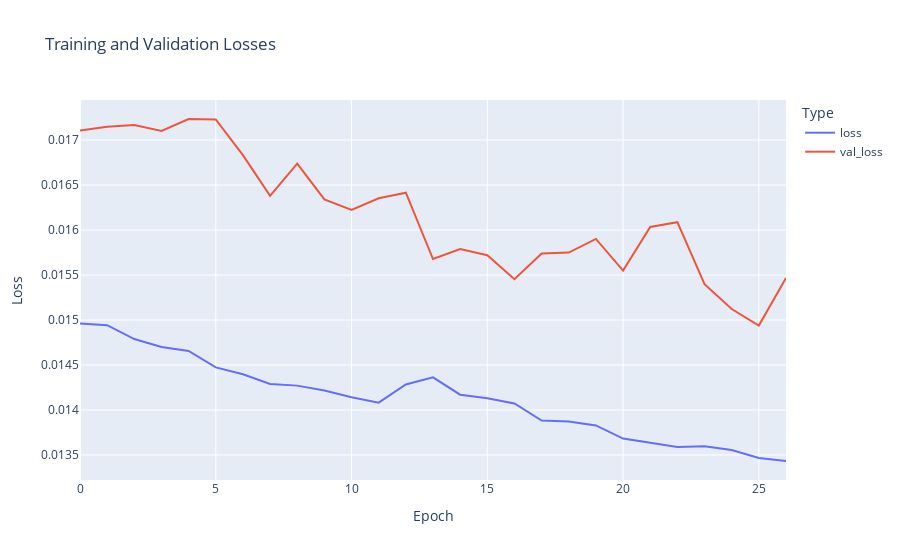

Notebook source saved alongside this figure:
### Code cell
history = model.fit(X_train, y_train, epochs=27, batch_size=72, validation_data=(X_test, y_test), 
                    callbacks=[EarlyStopping(monitor='val_loss', patience=10)], verbose=0, shuffle=False)

fig = px.line(history.history, y=['loss', 'val_loss'], 
              labels={'value':'Loss', 'variable':'Type', 'index':'Epoch'},
              title='Training and Validation Losses')
fig.update_xaxes(title='Epoch')
fig.update_yaxes(title='Loss')
fig.show()

### Figure 1 — Plotly figure (JSON) as saved in the notebook; plotly's stock layout.template omitted (floating-point values rounded to 4 significant figures)
{"data": [{"hovertemplate": "Type=loss<br>Epoch=%{x}<br>Loss=%{y}<extra></extra>", "legendgroup": "loss", "line": {"color": "#636efa", "dash": "solid"}, "marker": {"symbol": "circle"}, "mode": "lines", "name": "loss", "orientation": "v", "showlegend": true, "type": "scatter", "x": [0, 1, 2, 3, 4, 5, 6, 7, 8, 9, 10, 11, 12, 13, 14, 15, 16, 17, 18, 19, 20, 21, 22, 23, 24, 25, 26], "xaxis": "x", "y": [0.01496, 0.01494, 0.01479, 0.0147, 0.01466, 0.01447, 0.0144, 0.01429, 0.01427, 0.01422, 0.01414, 0.01408, 0.01428, 0.01436, 0.01417, 0.01413, 0.01407, 0.01388, 0.01387, 0.01383, 0.01368, 0.01364, 0.01359, 0.0136, 0.01355, 0.01347, 0.01343], "yaxis": "y"}, {"hovertemplate": "Type=val_loss<br>Epoch=%{x}<br>Loss=%{y}<extra></extra>", "legendgroup": "val_loss", "line": {"color": "#EF553B", "dash": "solid"}, "marker": {"symbol": "circle"}, "mode": "lines", "name": "val_loss", "orientation": "v", "showlegend": true, "type": "scatter", "x": [0, 1, 2, 3, 4, 5, 6, 7, 8, 9, 10, 11, 12, 13, 14, 15, 16, 17, 18, 19, 20, 21, 22, 23, 24, 25, 26], "xaxis": "x", "y": [0.01711, 0.01715, 0.01717, 0.0171, 0.01723, 0.01723, 0.01683, 0.01638, 0.01674, 0.01634, 0.01622, 0.01635, 0.01642, 0.01568, 0.01579, 0.01572, 0.01545, 0.01574, 0.01575, 0.0159, 0.01555, 0.01603, 0.01609, 0.0154, 0.01512, 0.01494, 0.01547], "yaxis": "y"}], "layout": {"legend": {"title": {"text": "Type"}, "tracegroupgap": 0}, "title": {"text": "Training and Validation Losses"}, "xaxis": {"anchor": "y", "domain": [0, 1], "title": {"text": "Epoch"}}, "yaxis": {"anchor": "x", "domain": [0, 1], "title": {"text": "Loss"}}}}
